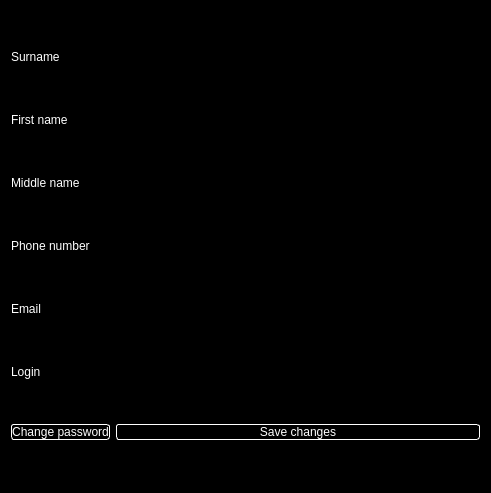
<?xml version="1.0" encoding="UTF-8"?>
<ui version="4.0">
 <class>UserWindow</class>
 <widget class="QDialog" name="UserWindow">
  <property name="geometry">
   <rect>
    <x>0</x>
    <y>0</y>
    <width>491</width>
    <height>493</height>
   </rect>
  </property>
  <property name="windowTitle">
   <string>Dialog</string>
  </property>
  <property name="styleSheet">
   <string notr="true">background-color: rgb(0, 0, 0);
color: rgb(255, 255, 255);</string>
  </property>
  <layout class="QGridLayout" name="gridLayout">
   <item row="3" column="1">
    <widget class="QLineEdit" name="phoneNumberLE"/>
   </item>
   <item row="5" column="0">
    <widget class="QLabel" name="label_6">
     <property name="text">
      <string>Login</string>
     </property>
    </widget>
   </item>
   <item row="4" column="1">
    <widget class="QLineEdit" name="emailLE"/>
   </item>
   <item row="4" column="0">
    <widget class="QLabel" name="label_5">
     <property name="text">
      <string>Email</string>
     </property>
    </widget>
   </item>
   <item row="3" column="0">
    <widget class="QLabel" name="label_4">
     <property name="text">
      <string>Phone number</string>
     </property>
    </widget>
   </item>
   <item row="2" column="1">
    <widget class="QLineEdit" name="middleNameLE"/>
   </item>
   <item row="6" column="1">
    <widget class="QPushButton" name="saveChangesButton">
     <property name="styleSheet">
      <string notr="true">border: 1px solid white;
border-radius:3px;</string>
     </property>
     <property name="text">
      <string>Save changes</string>
     </property>
    </widget>
   </item>
   <item row="1" column="0">
    <widget class="QLabel" name="label_2">
     <property name="text">
      <string>First name</string>
     </property>
    </widget>
   </item>
   <item row="0" column="0">
    <widget class="QLabel" name="label">
     <property name="text">
      <string>Surname</string>
     </property>
    </widget>
   </item>
   <item row="2" column="0">
    <widget class="QLabel" name="label_3">
     <property name="text">
      <string>Middle name</string>
     </property>
    </widget>
   </item>
   <item row="5" column="1">
    <widget class="QLineEdit" name="loginLE">
     <property name="text">
      <string/>
     </property>
     <property name="placeholderText">
      <string/>
     </property>
    </widget>
   </item>
   <item row="1" column="1">
    <widget class="QLineEdit" name="firstNameLE"/>
   </item>
   <item row="0" column="1">
    <widget class="QLineEdit" name="surnameLE"/>
   </item>
   <item row="6" column="0">
    <widget class="QPushButton" name="changePasswordButton">
     <property name="styleSheet">
      <string notr="true">border: 1px solid white;
border-radius:3px;</string>
     </property>
     <property name="text">
      <string>Change password</string>
     </property>
    </widget>
   </item>
  </layout>
 </widget>
 <resources/>
 <connections/>
</ui>
